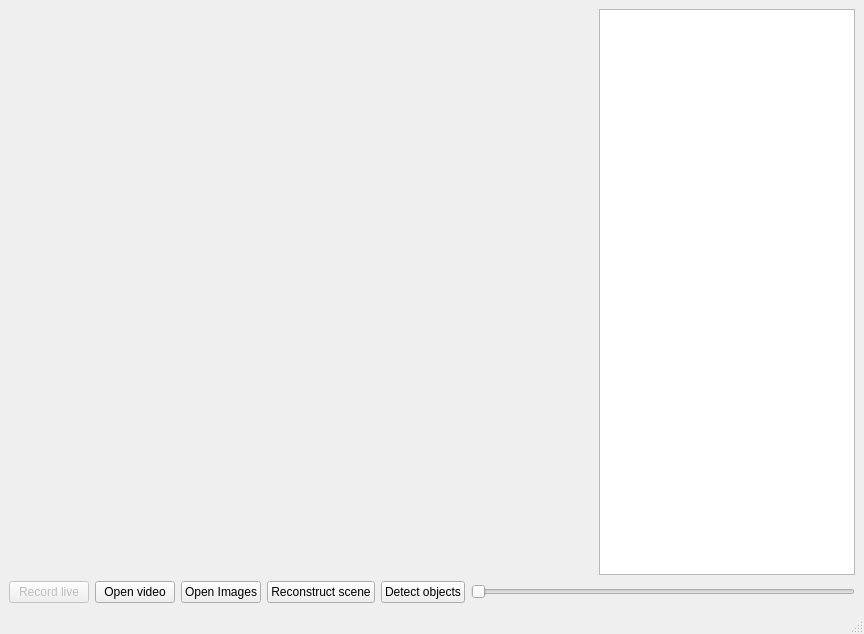
<?xml version="1.0" encoding="UTF-8"?>
<ui version="4.0">
 <class>MainWindow</class>
 <widget class="QMainWindow" name="MainWindow">
  <property name="geometry">
   <rect>
    <x>0</x>
    <y>0</y>
    <width>864</width>
    <height>634</height>
   </rect>
  </property>
  <property name="windowTitle">
   <string>MainWindow</string>
  </property>
  <widget class="QWidget" name="centralwidget">
   <layout class="QGridLayout" name="gridLayout">
    <item row="0" column="7">
     <widget class="QListWidget" name="detectedObjectsListView">
      <property name="sizePolicy">
       <sizepolicy hsizetype="Minimum" vsizetype="Expanding">
        <horstretch>0</horstretch>
        <verstretch>0</verstretch>
       </sizepolicy>
      </property>
     </widget>
    </item>
    <item row="1" column="3">
     <widget class="QPushButton" name="reconstructButton">
      <property name="text">
       <string>Reconstruct scene</string>
      </property>
     </widget>
    </item>
    <item row="0" column="0" colspan="7">
     <widget class="CVImageWidget" name="cvImageWidget" native="true">
      <property name="sizePolicy">
       <sizepolicy hsizetype="Expanding" vsizetype="Expanding">
        <horstretch>0</horstretch>
        <verstretch>0</verstretch>
       </sizepolicy>
      </property>
     </widget>
    </item>
    <item row="1" column="1">
     <widget class="QPushButton" name="openButton">
      <property name="text">
       <string>Open video</string>
      </property>
     </widget>
    </item>
    <item row="1" column="2">
     <widget class="QPushButton" name="imagesButton">
      <property name="text">
       <string>Open Images</string>
      </property>
     </widget>
    </item>
    <item row="1" column="0">
     <widget class="QPushButton" name="recordButton">
      <property name="enabled">
       <bool>false</bool>
      </property>
      <property name="text">
       <string>Record live</string>
      </property>
     </widget>
    </item>
    <item row="1" column="4">
     <widget class="QPushButton" name="detectObjectsButton">
      <property name="text">
       <string>Detect objects</string>
      </property>
     </widget>
    </item>
    <item row="1" column="5" colspan="3">
     <widget class="QSlider" name="frameSelectorSlider">
      <property name="maximum">
       <number>0</number>
      </property>
      <property name="orientation">
       <enum>Qt::Horizontal</enum>
      </property>
     </widget>
    </item>
   </layout>
  </widget>
  <widget class="QMenuBar" name="menubar">
   <property name="geometry">
    <rect>
     <x>0</x>
     <y>0</y>
     <width>864</width>
     <height>25</height>
    </rect>
   </property>
  </widget>
  <widget class="QStatusBar" name="statusbar"/>
 </widget>
 <customwidgets>
  <customwidget>
   <class>CVImageWidget</class>
   <extends>QWidget</extends>
   <header>CVImageWidget.h</header>
   <container>1</container>
  </customwidget>
 </customwidgets>
 <resources/>
 <connections/>
</ui>
